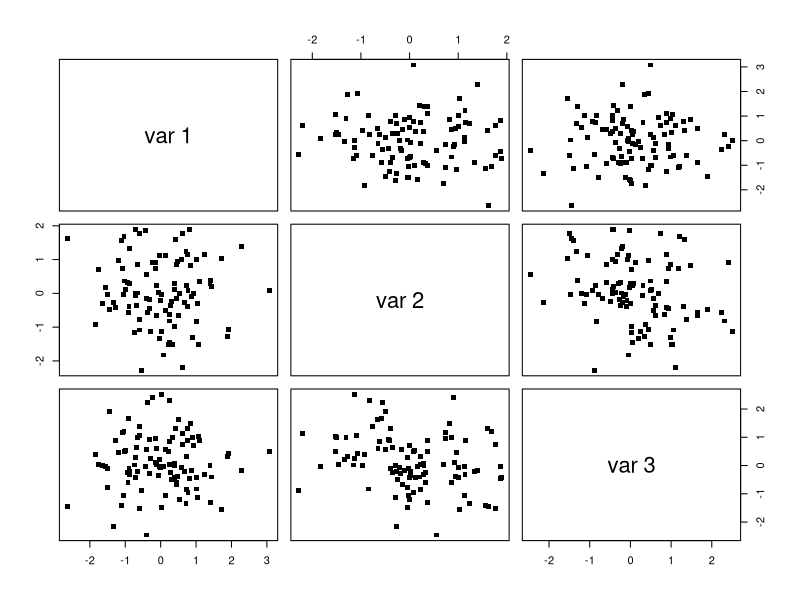
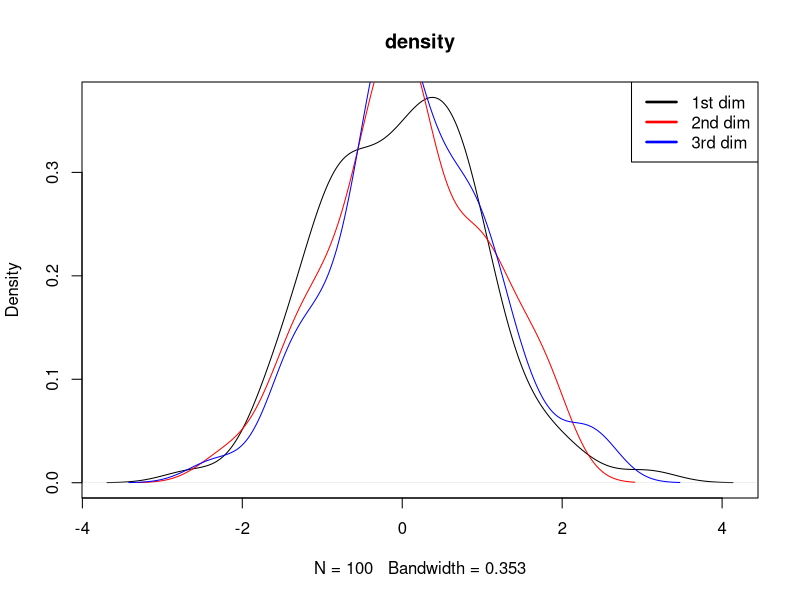
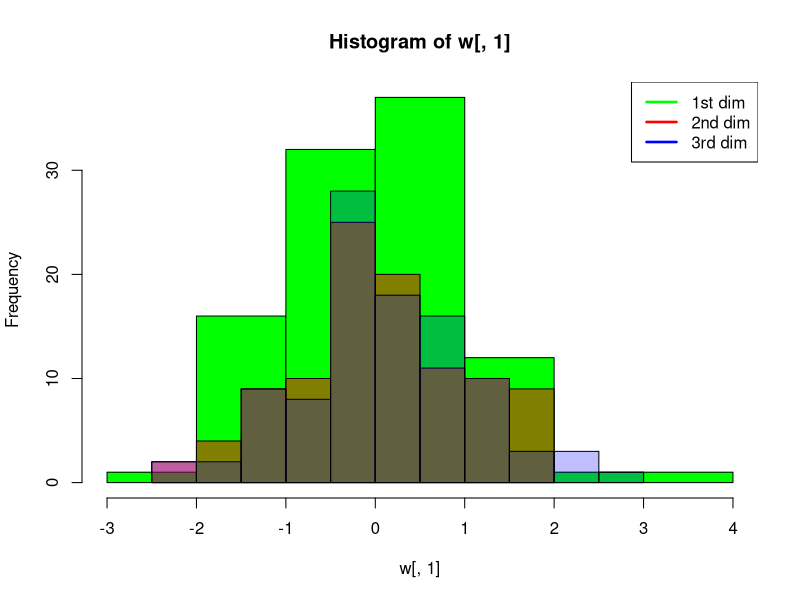
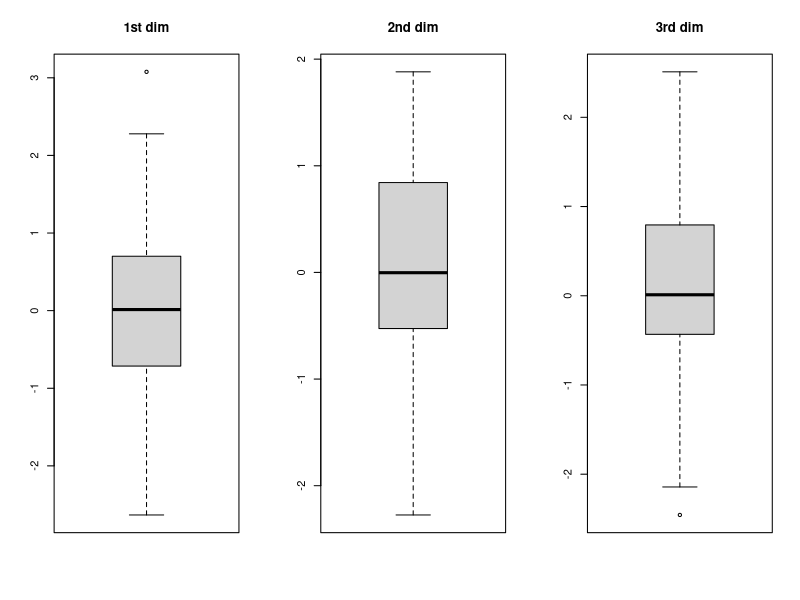
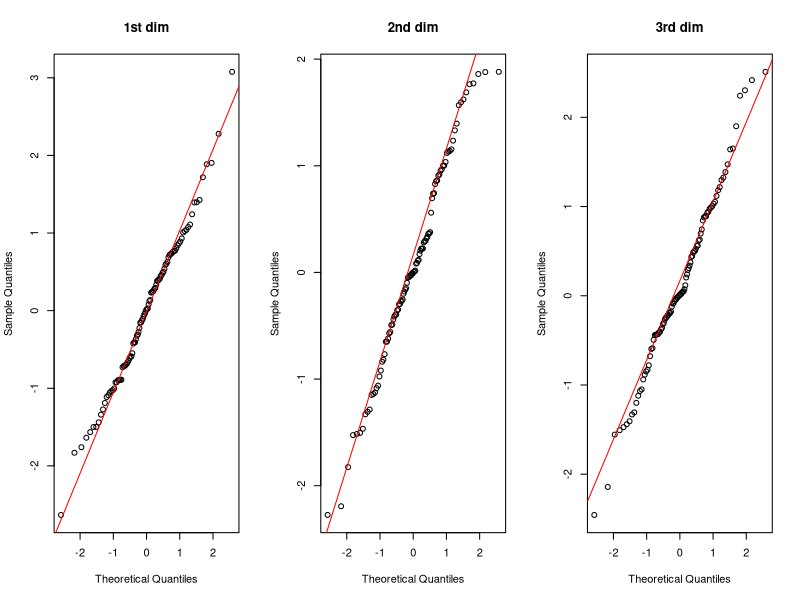
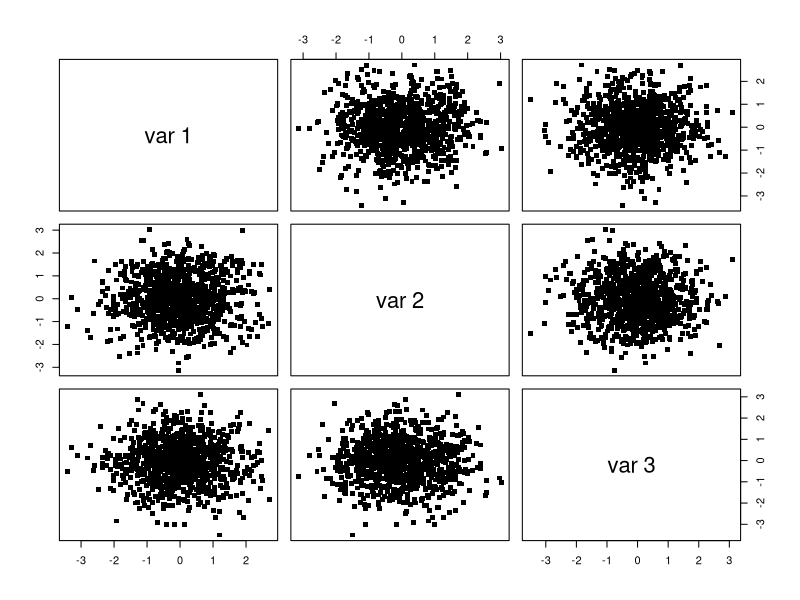
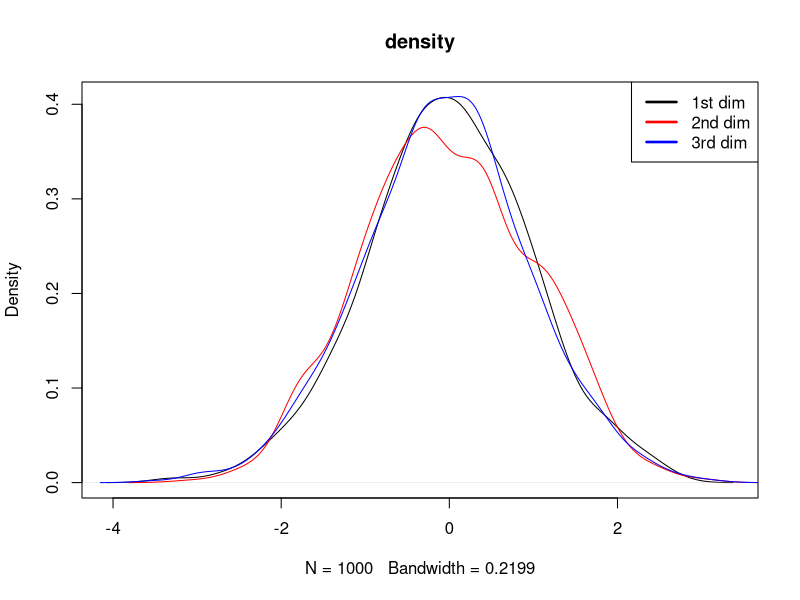
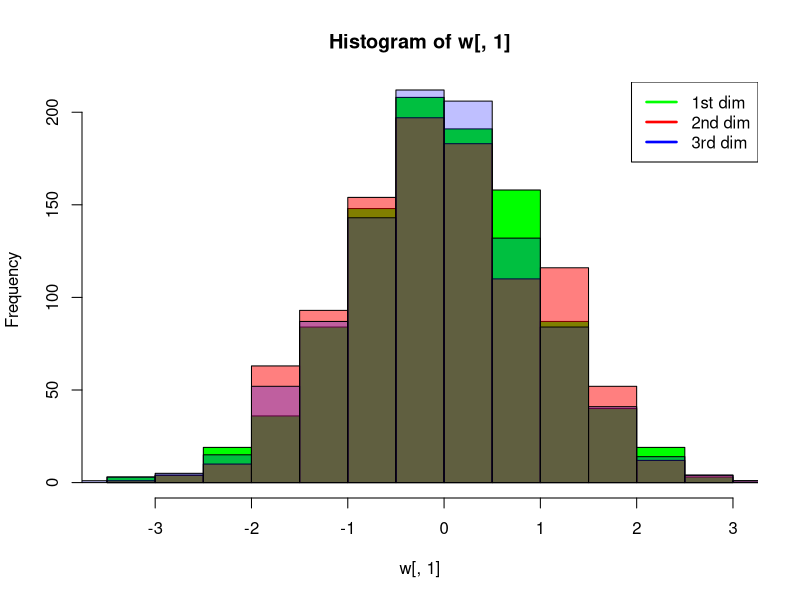

R code for these plots, in order: (Note: this script raises an error after producing the figures.)
library(mvtnorm)

compara.correlacoes <- function(sigma,normal,correlacao) {
    # Usando a decomposicao de Cholesky
    T <- chol(sigma)
    y <- normal%*%T
    data.frame(cov.normal=cor(y),sigma=sigma,num.amostra=nrow(normal),correlacao=correlacao)
}

calcula.sigma <- function(variancia,correlacao) {
    sjj <- variancia ## Variancia igual a 1
    r_jk <- correlacao ## Utilizando a primeira opcao de correlacao
    R <<- matrix(r_jk,3,3)
    diag(R) <<- 1 ## Matriz de correlacao tem 1 como diagonal
    roh <- sqrt(sjj) ## Desvio padrao
    delta_meio <- diag(roh,3,3)
    
    delta_meio %*% R %*% delta_meio ## Retorna Sigma
    
}

matriz.eh.positiva.definida <- function(m) {
    e <- eigen(m)$values >= 0 ## Matriz positiva definida tem auto valores >= 0
    all(e)
}

analisa.matriz <- function(cor.index,tam.amostra,save.image = FALSE) {
    r_jk_values <- c(-.9, 0,.9,.99) ## Possiveis valores de correlacao
    tam_amostras <- c(100,1000,10000) ## Tamanho das possiveis amostras
    
    cor.selected <- r_jk_values[cor.index]
    num.amostras <- tam_amostras[tam.amostra]
    
    Sigma = calcula.sigma(1,cor.selected)
    if (matriz.eh.positiva.definida(Sigma)) { ## para simular a normal Sigma deve ser positivo e definido
        if (save.image) {
            if (!file.exists("./images")) dir.create("./images")
        }
        w <<- rmvnorm(num.amostras,mean = c(0,0,0),sigma = Sigma)
        ## Plot graphics
        if (save.image) png(paste("./images/","pairs_",cor.selected,"_",
                                  num.amostras,".png",sep = "")) else quartz()
        pairs(w,pch=15) ## dispersão 2 a 2
        if (save.image) dev.off()
        
        if (save.image) png(paste("./images/","densidade_",cor.selected,"_",
                                  num.amostras,".png",sep = "")) else quartz()
        ## comparacao de densidades
        #displayMatrix <<- matrix(c(1,1,1,2,2,2,3,4,5,6,7,8),4,3,byrow=T)
        #layout(displayMatrix)
        #par(mfrow=c(2,1))
        d1 <- density(w[,1])
        d2 <- density(w[,2])
        d3 <- density(w[,3])
        lty = rep(1,each=3)
        lwd = rep(2.5,each=3)
        
        plot(d1,main = "density")
        lines(d2,col="red")
        lines(d3,col="blue")
        legend("topright",legend = c("1st dim","2nd dim","3rd dim"),
               col = c("black","red","blue"),
               lty = lty, lwd = lwd)
        if (save.image) dev.off()
        
        
        if (save.image) png(paste("./images/","hist_",cor.selected,"_",
                                  num.amostras,".png",sep = "")) else quartz()
        ## comparacao de histogramas
        hist(w[,1],col=rgb(0,1,0,1)) 
        hist(w[,2],add=T,col = rgb(1,0,0,1/2))
        hist(w[,3],add=T,col=rgb(0,0,1,1/4))
        legend("topright",legend = c("1st dim","2nd dim","3rd dim"),
               col = c("green","red","blue"),
               lty = lty, lwd = lwd)
        if (save.image) dev.off()
        
        
        if (save.image) png(paste("./images/","boxplot_",cor.selected,"_",
                                  num.amostras,".png",sep = "")) else quartz()
        ## comparacao boxplot
        #quartz() ## Boxplot e QQNorm plot de cada dimensão  
        par(mfrow=c(1,3))
        boxplot(w[,1], main = "1st dim")
        boxplot(w[,2], main = "2nd dim")
        boxplot(w[,3], main = "3rd dim")
        if (save.image) dev.off()
        
        
        if (save.image) png(paste("./images/","qqnorm_",cor.selected,"_",
                                  num.amostras,".png",sep = "")) else quartz()
        par(mfrow=c(1,3))
        ## comparacao QQNorm de cada dimensao
        qqnorm(w[,1], main = "1st dim")
        qqline(w[,1],col="red") 
        qqnorm(w[,2], main = "2nd dim")
        qqline(w[,2],col="red")
        qqnorm(w[,3], main = "3rd dim")
        qqline(w[,3],col="red")
        if (save.image) dev.off()
        return(compara.correlacoes(Sigma,w,cor.selected))
    } else {
        cat("Matriz Sigma não é positiva e definida\n")
        return()
    }
}

save <- TRUE
comparacao <- data.frame()
analisa.matriz(1,1,save.image = save) ## Sigma não é positiva definida

## Segundo valor de correlacao (0.0)
comparacao <- rbind(comparacao,analisa.matriz(2,1,save.image = save))  
comparacao <- rbind(comparacao,analisa.matriz(2,2,save.image = save))
comparacao <- rbind(comparacao,analisa.matriz(2,3,save.image = save))

## Terceiro valor de correlacao (0.9)
comparacao <- rbind(comparacao,analisa.matriz(3,1,save.image = save)) 
comparacao <- rbind(comparacao,analisa.matriz(3,2,save.image = save))
comparacao <- rbind(comparacao,analisa.matriz(3,3,save.image = save))

## Quarto valor de correlacao (0.99)
comparacao <- rbind(comparacao,analisa.matriz(4,1,save.image = save)) 
comparacao <- rbind(comparacao,analisa.matriz(4,2,save.image = save))
comparacao <- rbind(comparacao,analisa.matriz(4,3,save.image = save))

comparacao <- split(comparacao,list(comparacao$correlacao,comparacao$num.amostra))
